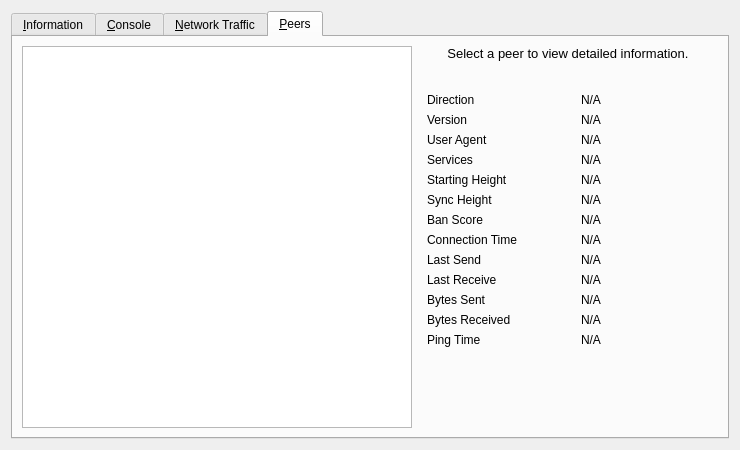
<?xml version="1.0" encoding="UTF-8"?>
<ui version="4.0">
 <class>RPCConsole</class>
 <widget class="QDialog" name="RPCConsole">
  <property name="geometry">
   <rect>
    <x>0</x>
    <y>0</y>
    <width>740</width>
    <height>450</height>
   </rect>
  </property>
  <property name="windowTitle">
   <string>Debug window</string>
  </property>
  <layout class="QVBoxLayout" name="verticalLayout_2">
   <item>
    <widget class="QTabWidget" name="tabWidget">
     <property name="currentIndex">
      <number>3</number>
     </property>
     <widget class="QWidget" name="tab_info">
      <attribute name="title">
       <string>&amp;Information</string>
      </attribute>
      <layout class="QGridLayout" name="gridLayout" columnstretch="0,1">
       <property name="horizontalSpacing">
        <number>12</number>
       </property>
       <item row="0" column="0">
        <widget class="QLabel" name="label_9">
         <property name="font">
          <font>
           <weight>75</weight>
           <bold>true</bold>
          </font>
         </property>
         <property name="text">
          <string>General</string>
         </property>
        </widget>
       </item>
       <item row="1" column="0">
        <widget class="QLabel" name="label_5">
         <property name="text">
          <string>Client name</string>
         </property>
        </widget>
       </item>
       <item row="1" column="1">
        <widget class="QLabel" name="clientName">
         <property name="cursor">
          <cursorShape>IBeamCursor</cursorShape>
         </property>
         <property name="text">
          <string>N/A</string>
         </property>
         <property name="textFormat">
          <enum>Qt::PlainText</enum>
         </property>
         <property name="textInteractionFlags">
          <set>Qt::LinksAccessibleByMouse|Qt::TextSelectableByKeyboard|Qt::TextSelectableByMouse</set>
         </property>
        </widget>
       </item>
       <item row="2" column="0">
        <widget class="QLabel" name="label_6">
         <property name="text">
          <string>Client version</string>
         </property>
        </widget>
       </item>
       <item row="2" column="1">
        <widget class="QLabel" name="clientVersion">
         <property name="cursor">
          <cursorShape>IBeamCursor</cursorShape>
         </property>
         <property name="text">
          <string>N/A</string>
         </property>
         <property name="textFormat">
          <enum>Qt::PlainText</enum>
         </property>
         <property name="textInteractionFlags">
          <set>Qt::LinksAccessibleByMouse|Qt::TextSelectableByKeyboard|Qt::TextSelectableByMouse</set>
         </property>
        </widget>
       </item>
       <item row="3" column="0">
        <widget class="QLabel" name="label_14">
         <property name="text">
          <string>Using OpenSSL version</string>
         </property>
         <property name="indent">
          <number>10</number>
         </property>
        </widget>
       </item>
       <item row="3" column="1">
        <widget class="QLabel" name="openSSLVersion">
         <property name="cursor">
          <cursorShape>IBeamCursor</cursorShape>
         </property>
         <property name="text">
          <string>N/A</string>
         </property>
         <property name="textFormat">
          <enum>Qt::PlainText</enum>
         </property>
         <property name="textInteractionFlags">
          <set>Qt::LinksAccessibleByMouse|Qt::TextSelectableByKeyboard|Qt::TextSelectableByMouse</set>
         </property>
        </widget>
       </item>
       <item row="4" column="0">
        <widget class="QLabel" name="label_berkeleyDBVersion">
         <property name="text">
          <string>Using BerkeleyDB version</string>
         </property>
         <property name="indent">
          <number>10</number>
         </property>
        </widget>
       </item>
       <item row="4" column="1">
        <widget class="QLabel" name="berkeleyDBVersion">
         <property name="cursor">
          <cursorShape>IBeamCursor</cursorShape>
         </property>
         <property name="text">
          <string>N/A</string>
         </property>
         <property name="textFormat">
          <enum>Qt::PlainText</enum>
         </property>
         <property name="textInteractionFlags">
          <set>Qt::LinksAccessibleByMouse|Qt::TextSelectableByKeyboard|Qt::TextSelectableByMouse</set>
         </property>
        </widget>
       </item>
       <item row="5" column="0">
        <widget class="QLabel" name="label_12">
         <property name="text">
          <string>Build date</string>
         </property>
        </widget>
       </item>
       <item row="5" column="1">
        <widget class="QLabel" name="buildDate">
         <property name="cursor">
          <cursorShape>IBeamCursor</cursorShape>
         </property>
         <property name="text">
          <string>N/A</string>
         </property>
         <property name="textFormat">
          <enum>Qt::PlainText</enum>
         </property>
         <property name="textInteractionFlags">
          <set>Qt::LinksAccessibleByMouse|Qt::TextSelectableByKeyboard|Qt::TextSelectableByMouse</set>
         </property>
        </widget>
       </item>
       <item row="6" column="0">
        <widget class="QLabel" name="label_13">
         <property name="text">
          <string>Startup time</string>
         </property>
        </widget>
       </item>
       <item row="6" column="1">
        <widget class="QLabel" name="startupTime">
         <property name="cursor">
          <cursorShape>IBeamCursor</cursorShape>
         </property>
         <property name="text">
          <string>N/A</string>
         </property>
         <property name="textFormat">
          <enum>Qt::PlainText</enum>
         </property>
         <property name="textInteractionFlags">
          <set>Qt::LinksAccessibleByMouse|Qt::TextSelectableByKeyboard|Qt::TextSelectableByMouse</set>
         </property>
        </widget>
       </item>
       <item row="7" column="0">
        <widget class="QLabel" name="label_11">
         <property name="font">
          <font>
           <weight>75</weight>
           <bold>true</bold>
          </font>
         </property>
         <property name="text">
          <string>Network</string>
         </property>
        </widget>
       </item>
       <item row="8" column="0">
        <widget class="QLabel" name="label_8">
         <property name="text">
          <string>Name</string>
         </property>
        </widget>
       </item>
       <item row="8" column="1">
        <widget class="QLabel" name="networkName">
         <property name="cursor">
          <cursorShape>IBeamCursor</cursorShape>
         </property>
         <property name="text">
          <string>N/A</string>
         </property>
         <property name="textFormat">
          <enum>Qt::PlainText</enum>
         </property>
         <property name="textInteractionFlags">
          <set>Qt::LinksAccessibleByMouse|Qt::TextSelectableByKeyboard|Qt::TextSelectableByMouse</set>
         </property>
        </widget>
       </item>
       <item row="9" column="0">
        <widget class="QLabel" name="label_7">
         <property name="text">
          <string>Number of connections</string>
         </property>
        </widget>
       </item>
       <item row="9" column="1">
        <widget class="QLabel" name="numberOfConnections">
         <property name="cursor">
          <cursorShape>IBeamCursor</cursorShape>
         </property>
         <property name="text">
          <string>N/A</string>
         </property>
         <property name="textFormat">
          <enum>Qt::PlainText</enum>
         </property>
         <property name="textInteractionFlags">
          <set>Qt::LinksAccessibleByMouse|Qt::TextSelectableByKeyboard|Qt::TextSelectableByMouse</set>
         </property>
        </widget>
       </item>
       <item row="10" column="0">
        <widget class="QLabel" name="label_10">
         <property name="font">
          <font>
           <weight>75</weight>
           <bold>true</bold>
          </font>
         </property>
         <property name="text">
          <string>DiamondChain</string>
         </property>
        </widget>
       </item>
       <item row="11" column="0">
        <widget class="QLabel" name="label_3">
         <property name="text">
          <string>Current number of blocks</string>
         </property>
        </widget>
       </item>
       <item row="11" column="1">
        <widget class="QLabel" name="numberOfBlocks">
         <property name="cursor">
          <cursorShape>IBeamCursor</cursorShape>
         </property>
         <property name="text">
          <string>N/A</string>
         </property>
         <property name="textFormat">
          <enum>Qt::PlainText</enum>
         </property>
         <property name="textInteractionFlags">
          <set>Qt::LinksAccessibleByMouse|Qt::TextSelectableByKeyboard|Qt::TextSelectableByMouse</set>
         </property>
        </widget>
       </item>
       <item row="12" column="0">
        <widget class="QLabel" name="label_2">
         <property name="text">
          <string>Last block time</string>
         </property>
        </widget>
       </item>
       <item row="12" column="1">
        <widget class="QLabel" name="lastBlockTime">
         <property name="cursor">
          <cursorShape>IBeamCursor</cursorShape>
         </property>
         <property name="text">
          <string>N/A</string>
         </property>
         <property name="textFormat">
          <enum>Qt::PlainText</enum>
         </property>
         <property name="textInteractionFlags">
          <set>Qt::LinksAccessibleByMouse|Qt::TextSelectableByKeyboard|Qt::TextSelectableByMouse</set>
         </property>
        </widget>
       </item>
       <item row="13" column="0">
        <spacer name="verticalSpacer_2">
         <property name="orientation">
          <enum>Qt::Vertical</enum>
         </property>
         <property name="sizeHint" stdset="0">
          <size>
           <width>20</width>
           <height>20</height>
          </size>
         </property>
        </spacer>
       </item>
       <item row="14" column="0">
        <widget class="QLabel" name="labelDebugLogfile">
         <property name="font">
          <font>
           <weight>75</weight>
           <bold>true</bold>
          </font>
         </property>
         <property name="text">
          <string>Debug log file</string>
         </property>
        </widget>
       </item>
       <item row="15" column="0">
        <widget class="QPushButton" name="openDebugLogfileButton">
         <property name="toolTip">
          <string>Open the FakeCoin debug log file from the current data directory. This can take a few seconds for large log files.</string>
         </property>
         <property name="text">
          <string>&amp;Open</string>
         </property>
         <property name="autoDefault">
          <bool>false</bool>
         </property>
        </widget>
       </item>
       <item row="16" column="0">
        <spacer name="verticalSpacer">
         <property name="orientation">
          <enum>Qt::Vertical</enum>
         </property>
         <property name="sizeHint" stdset="0">
          <size>
           <width>20</width>
           <height>40</height>
          </size>
         </property>
        </spacer>
       </item>
      </layout>
     </widget>
     <widget class="QWidget" name="tab_console">
      <attribute name="title">
       <string>&amp;Console</string>
      </attribute>
      <layout class="QVBoxLayout" name="verticalLayout_3">
       <property name="spacing">
        <number>3</number>
       </property>
       <item>
        <widget class="QTextEdit" name="messagesWidget">
         <property name="minimumSize">
          <size>
           <width>0</width>
           <height>100</height>
          </size>
         </property>
         <property name="readOnly">
          <bool>true</bool>
         </property>
         <property name="tabKeyNavigation" stdset="0">
          <bool>false</bool>
         </property>
         <property name="columnCount" stdset="0">
          <number>2</number>
         </property>
        </widget>
       </item>
       <item>
        <layout class="QHBoxLayout" name="horizontalLayout">
         <property name="spacing">
          <number>3</number>
         </property>
         <item>
          <widget class="QLabel" name="label">
           <property name="text">
            <string notr="true">&gt;</string>
           </property>
          </widget>
         </item>
         <item>
          <widget class="QLineEdit" name="lineEdit"/>
         </item>
         <item>
          <widget class="QPushButton" name="clearButton">
           <property name="maximumSize">
            <size>
             <width>24</width>
             <height>24</height>
            </size>
           </property>
           <property name="toolTip">
            <string>Clear console</string>
           </property>
           <property name="text">
            <string/>
           </property>
           <property name="icon">
            <iconset resource="../bitcoin.qrc">
             <normaloff>:/icons/remove</normaloff>:/icons/remove</iconset>
           </property>
           <property name="shortcut">
            <string notr="true">Ctrl+L</string>
           </property>
           <property name="autoDefault">
            <bool>false</bool>
           </property>
          </widget>
         </item>
        </layout>
       </item>
      </layout>
     </widget>
     <widget class="QWidget" name="tab_nettraffic">
      <attribute name="title">
       <string>&amp;Network Traffic</string>
      </attribute>
      <layout class="QHBoxLayout" name="horizontalLayout_3">
       <item>
        <layout class="QVBoxLayout" name="verticalLayout_4">
         <item>
          <widget class="TrafficGraphWidget" name="trafficGraph" native="true">
           <property name="sizePolicy">
            <sizepolicy hsizetype="Expanding" vsizetype="Expanding">
             <horstretch>0</horstretch>
             <verstretch>0</verstretch>
            </sizepolicy>
           </property>
          </widget>
         </item>
         <item>
          <layout class="QHBoxLayout" name="horizontalLayout_2">
           <item>
            <widget class="QSlider" name="sldGraphRange">
             <property name="minimum">
              <number>1</number>
             </property>
             <property name="maximum">
              <number>288</number>
             </property>
             <property name="pageStep">
              <number>12</number>
             </property>
             <property name="value">
              <number>6</number>
             </property>
             <property name="orientation">
              <enum>Qt::Horizontal</enum>
             </property>
            </widget>
           </item>
           <item>
            <widget class="QLabel" name="lblGraphRange">
             <property name="minimumSize">
              <size>
               <width>100</width>
               <height>0</height>
              </size>
             </property>
             <property name="alignment">
              <set>Qt::AlignCenter</set>
             </property>
            </widget>
           </item>
           <item>
            <widget class="QPushButton" name="btnClearTrafficGraph">
             <property name="text">
              <string>&amp;Clear</string>
             </property>
             <property name="autoDefault">
              <bool>false</bool>
             </property>
            </widget>
           </item>
          </layout>
         </item>
        </layout>
       </item>
       <item>
        <layout class="QVBoxLayout" name="verticalLayout">
         <item>
          <widget class="QGroupBox" name="groupBox">
           <property name="title">
            <string>Totals</string>
           </property>
           <layout class="QVBoxLayout" name="verticalLayout_5">
            <item>
             <layout class="QHBoxLayout" name="horizontalLayout_4">
              <item>
               <widget class="Line" name="line">
                <property name="sizePolicy">
                 <sizepolicy hsizetype="Fixed" vsizetype="Fixed">
                  <horstretch>0</horstretch>
                  <verstretch>0</verstretch>
                 </sizepolicy>
                </property>
                <property name="minimumSize">
                 <size>
                  <width>10</width>
                  <height>0</height>
                 </size>
                </property>
                <property name="palette">
                 <palette>
                  <active>
                   <colorrole role="Light">
                    <brush brushstyle="SolidPattern">
                     <color alpha="255">
                      <red>0</red>
                      <green>255</green>
                      <blue>0</blue>
                     </color>
                    </brush>
                   </colorrole>
                  </active>
                  <inactive>
                   <colorrole role="Light">
                    <brush brushstyle="SolidPattern">
                     <color alpha="255">
                      <red>0</red>
                      <green>255</green>
                      <blue>0</blue>
                     </color>
                    </brush>
                   </colorrole>
                  </inactive>
                  <disabled>
                   <colorrole role="Light">
                    <brush brushstyle="SolidPattern">
                     <color alpha="255">
                      <red>0</red>
                      <green>255</green>
                      <blue>0</blue>
                     </color>
                    </brush>
                   </colorrole>
                  </disabled>
                 </palette>
                </property>
                <property name="orientation">
                 <enum>Qt::Horizontal</enum>
                </property>
               </widget>
              </item>
              <item>
               <widget class="QLabel" name="label_16">
                <property name="text">
                 <string>Received</string>
                </property>
               </widget>
              </item>
              <item>
               <widget class="QLabel" name="lblBytesIn">
                <property name="minimumSize">
                 <size>
                  <width>50</width>
                  <height>0</height>
                 </size>
                </property>
                <property name="alignment">
                 <set>Qt::AlignRight|Qt::AlignTrailing|Qt::AlignVCenter</set>
                </property>
               </widget>
              </item>
             </layout>
            </item>
            <item>
             <layout class="QHBoxLayout" name="horizontalLayout_5">
              <item>
               <widget class="Line" name="line_2">
                <property name="sizePolicy">
                 <sizepolicy hsizetype="Fixed" vsizetype="Fixed">
                  <horstretch>0</horstretch>
                  <verstretch>0</verstretch>
                 </sizepolicy>
                </property>
                <property name="minimumSize">
                 <size>
                  <width>10</width>
                  <height>0</height>
                 </size>
                </property>
                <property name="palette">
                 <palette>
                  <active>
                   <colorrole role="Light">
                    <brush brushstyle="SolidPattern">
                     <color alpha="255">
                      <red>255</red>
                      <green>0</green>
                      <blue>0</blue>
                     </color>
                    </brush>
                   </colorrole>
                  </active>
                  <inactive>
                   <colorrole role="Light">
                    <brush brushstyle="SolidPattern">
                     <color alpha="255">
                      <red>255</red>
                      <green>0</green>
                      <blue>0</blue>
                     </color>
                    </brush>
                   </colorrole>
                  </inactive>
                  <disabled>
                   <colorrole role="Light">
                    <brush brushstyle="SolidPattern">
                     <color alpha="255">
                      <red>255</red>
                      <green>0</green>
                      <blue>0</blue>
                     </color>
                    </brush>
                   </colorrole>
                  </disabled>
                 </palette>
                </property>
                <property name="orientation">
                 <enum>Qt::Horizontal</enum>
                </property>
               </widget>
              </item>
              <item>
               <widget class="QLabel" name="label_17">
                <property name="text">
                 <string>Sent</string>
                </property>
               </widget>
              </item>
              <item>
               <widget class="QLabel" name="lblBytesOut">
                <property name="minimumSize">
                 <size>
                  <width>50</width>
                  <height>0</height>
                 </size>
                </property>
                <property name="alignment">
                 <set>Qt::AlignRight|Qt::AlignTrailing|Qt::AlignVCenter</set>
                </property>
               </widget>
              </item>
             </layout>
            </item>
            <item>
             <spacer name="verticalSpacer_4">
              <property name="orientation">
               <enum>Qt::Vertical</enum>
              </property>
              <property name="sizeHint" stdset="0">
               <size>
                <width>20</width>
                <height>407</height>
               </size>
              </property>
             </spacer>
            </item>
           </layout>
          </widget>
         </item>
        </layout>
       </item>
      </layout>
     </widget>
     <widget class="QWidget" name="tab_peers">
      <attribute name="title">
       <string>&amp;Peers</string>
      </attribute>
      <layout class="QGridLayout" name="gridLayout_2">
       <item row="0" column="0" rowspan="2">
        <widget class="QTableView" name="peerWidget">
         <property name="horizontalScrollBarPolicy">
          <enum>Qt::ScrollBarAsNeeded</enum>
         </property>
         <property name="sortingEnabled">
          <bool>true</bool>
         </property>
         <attribute name="horizontalHeaderHighlightSections">
          <bool>false</bool>
         </attribute>
        </widget>
       </item>
       <item row="0" column="1">
        <widget class="QLabel" name="peerHeading">
         <property name="sizePolicy">
          <sizepolicy hsizetype="Preferred" vsizetype="Minimum">
           <horstretch>0</horstretch>
           <verstretch>0</verstretch>
          </sizepolicy>
         </property>
         <property name="minimumSize">
          <size>
           <width>300</width>
           <height>32</height>
          </size>
         </property>
         <property name="font">
          <font>
           <pointsize>10</pointsize>
          </font>
         </property>
         <property name="cursor">
          <cursorShape>IBeamCursor</cursorShape>
         </property>
         <property name="text">
          <string>Select a peer to view detailed information.</string>
         </property>
         <property name="alignment">
          <set>Qt::AlignHCenter|Qt::AlignTop</set>
         </property>
         <property name="wordWrap">
          <bool>true</bool>
         </property>
         <property name="textInteractionFlags">
          <set>Qt::LinksAccessibleByMouse|Qt::TextSelectableByKeyboard|Qt::TextSelectableByMouse</set>
         </property>
        </widget>
       </item>
       <item row="1" column="1">
        <widget class="QWidget" name="detailWidget" native="true">
         <property name="minimumSize">
          <size>
           <width>300</width>
           <height>0</height>
          </size>
         </property>
         <layout class="QGridLayout" name="gridLayout_3">
          <item row="0" column="0">
           <widget class="QLabel" name="label_23">
            <property name="text">
             <string>Direction</string>
            </property>
           </widget>
          </item>
          <item row="0" column="2">
           <widget class="QLabel" name="peerDirection">
            <property name="cursor">
             <cursorShape>IBeamCursor</cursorShape>
            </property>
            <property name="text">
             <string>N/A</string>
            </property>
            <property name="textFormat">
             <enum>Qt::PlainText</enum>
            </property>
            <property name="textInteractionFlags">
             <set>Qt::LinksAccessibleByMouse|Qt::TextSelectableByKeyboard|Qt::TextSelectableByMouse</set>
            </property>
           </widget>
          </item>
          <item row="1" column="0">
           <widget class="QLabel" name="label_21">
            <property name="text">
             <string>Version</string>
            </property>
           </widget>
          </item>
          <item row="1" column="2">
           <widget class="QLabel" name="peerVersion">
            <property name="cursor">
             <cursorShape>IBeamCursor</cursorShape>
            </property>
            <property name="text">
             <string>N/A</string>
            </property>
            <property name="textFormat">
             <enum>Qt::PlainText</enum>
            </property>
            <property name="textInteractionFlags">
             <set>Qt::LinksAccessibleByMouse|Qt::TextSelectableByKeyboard|Qt::TextSelectableByMouse</set>
            </property>
           </widget>
          </item>
          <item row="2" column="0">
           <widget class="QLabel" name="label_28">
            <property name="text">
             <string>User Agent</string>
            </property>
           </widget>
          </item>
          <item row="2" column="2">
           <widget class="QLabel" name="peerSubversion">
            <property name="cursor">
             <cursorShape>IBeamCursor</cursorShape>
            </property>
            <property name="text">
             <string>N/A</string>
            </property>
            <property name="textFormat">
             <enum>Qt::PlainText</enum>
            </property>
            <property name="textInteractionFlags">
             <set>Qt::LinksAccessibleByMouse|Qt::TextSelectableByKeyboard|Qt::TextSelectableByMouse</set>
            </property>
           </widget>
          </item>
          <item row="3" column="0">
           <widget class="QLabel" name="label_4">
            <property name="text">
             <string>Services</string>
            </property>
           </widget>
          </item>
          <item row="3" column="2">
           <widget class="QLabel" name="peerServices">
            <property name="cursor">
             <cursorShape>IBeamCursor</cursorShape>
            </property>
            <property name="text">
             <string>N/A</string>
            </property>
            <property name="textFormat">
             <enum>Qt::PlainText</enum>
            </property>
            <property name="textInteractionFlags">
             <set>Qt::LinksAccessibleByMouse|Qt::TextSelectableByKeyboard|Qt::TextSelectableByMouse</set>
            </property>
           </widget>
          </item>
          <item row="5" column="0">
           <widget class="QLabel" name="label_29">
            <property name="text">
             <string>Starting Height</string>
            </property>
           </widget>
          </item>
          <item row="5" column="2">
           <widget class="QLabel" name="peerHeight">
            <property name="cursor">
             <cursorShape>IBeamCursor</cursorShape>
            </property>
            <property name="text">
             <string>N/A</string>
            </property>
            <property name="textFormat">
             <enum>Qt::PlainText</enum>
            </property>
            <property name="textInteractionFlags">
             <set>Qt::LinksAccessibleByMouse|Qt::TextSelectableByKeyboard|Qt::TextSelectableByMouse</set>
            </property>
           </widget>
          </item>
          <item row="6" column="0">
           <widget class="QLabel" name="label_27">
            <property name="text">
             <string>Sync Height</string>
            </property>
           </widget>
          </item>
          <item row="6" column="2">
           <widget class="QLabel" name="peerSyncHeight">
            <property name="cursor">
             <cursorShape>IBeamCursor</cursorShape>
            </property>
            <property name="text">
             <string>N/A</string>
            </property>
            <property name="textFormat">
             <enum>Qt::PlainText</enum>
            </property>
            <property name="textInteractionFlags">
             <set>Qt::LinksAccessibleByMouse|Qt::TextSelectableByKeyboard|Qt::TextSelectableByMouse</set>
            </property>
           </widget>
          </item>
          <item row="7" column="0">
           <widget class="QLabel" name="label_24">
            <property name="text">
             <string>Ban Score</string>
            </property>
           </widget>
          </item>
          <item row="7" column="2">
           <widget class="QLabel" name="peerBanScore">
            <property name="cursor">
             <cursorShape>IBeamCursor</cursorShape>
            </property>
            <property name="text">
             <string>N/A</string>
            </property>
            <property name="textFormat">
             <enum>Qt::PlainText</enum>
            </property>
            <property name="textInteractionFlags">
             <set>Qt::LinksAccessibleByMouse|Qt::TextSelectableByKeyboard|Qt::TextSelectableByMouse</set>
            </property>
           </widget>
          </item>
          <item row="8" column="0">
           <widget class="QLabel" name="label_22">
            <property name="text">
             <string>Connection Time</string>
            </property>
           </widget>
          </item>
          <item row="8" column="2">
           <widget class="QLabel" name="peerConnTime">
            <property name="cursor">
             <cursorShape>IBeamCursor</cursorShape>
            </property>
            <property name="text">
             <string>N/A</string>
            </property>
            <property name="textFormat">
             <enum>Qt::PlainText</enum>
            </property>
            <property name="textInteractionFlags">
             <set>Qt::LinksAccessibleByMouse|Qt::TextSelectableByKeyboard|Qt::TextSelectableByMouse</set>
            </property>
           </widget>
          </item>
          <item row="9" column="0">
           <widget class="QLabel" name="label_15">
            <property name="text">
             <string>Last Send</string>
            </property>
           </widget>
          </item>
          <item row="9" column="2">
           <widget class="QLabel" name="peerLastSend">
            <property name="cursor">
             <cursorShape>IBeamCursor</cursorShape>
            </property>
            <property name="text">
             <string>N/A</string>
            </property>
            <property name="textFormat">
             <enum>Qt::PlainText</enum>
            </property>
            <property name="textInteractionFlags">
             <set>Qt::LinksAccessibleByMouse|Qt::TextSelectableByKeyboard|Qt::TextSelectableByMouse</set>
            </property>
           </widget>
          </item>
          <item row="10" column="0">
           <widget class="QLabel" name="label_19">
            <property name="text">
             <string>Last Receive</string>
            </property>
           </widget>
          </item>
          <item row="10" column="2">
           <widget class="QLabel" name="peerLastRecv">
            <property name="cursor">
             <cursorShape>IBeamCursor</cursorShape>
            </property>
            <property name="text">
             <string>N/A</string>
            </property>
            <property name="textFormat">
             <enum>Qt::PlainText</enum>
            </property>
            <property name="textInteractionFlags">
             <set>Qt::LinksAccessibleByMouse|Qt::TextSelectableByKeyboard|Qt::TextSelectableByMouse</set>
            </property>
           </widget>
          </item>
          <item row="11" column="0">
           <widget class="QLabel" name="label_18">
            <property name="text">
             <string>Bytes Sent</string>
            </property>
           </widget>
          </item>
          <item row="11" column="2">
           <widget class="QLabel" name="peerBytesSent">
            <property name="cursor">
             <cursorShape>IBeamCursor</cursorShape>
            </property>
            <property name="text">
             <string>N/A</string>
            </property>
            <property name="textFormat">
             <enum>Qt::PlainText</enum>
            </property>
            <property name="textInteractionFlags">
             <set>Qt::LinksAccessibleByMouse|Qt::TextSelectableByKeyboard|Qt::TextSelectableByMouse</set>
            </property>
           </widget>
          </item>
          <item row="12" column="0">
           <widget class="QLabel" name="label_20">
            <property name="text">
             <string>Bytes Received</string>
            </property>
           </widget>
          </item>
          <item row="12" column="2">
           <widget class="QLabel" name="peerBytesRecv">
            <property name="cursor">
             <cursorShape>IBeamCursor</cursorShape>
            </property>
            <property name="text">
             <string>N/A</string>
            </property>
            <property name="textFormat">
             <enum>Qt::PlainText</enum>
            </property>
            <property name="textInteractionFlags">
             <set>Qt::LinksAccessibleByMouse|Qt::TextSelectableByKeyboard|Qt::TextSelectableByMouse</set>
            </property>
           </widget>
          </item>
          <item row="13" column="0">
           <widget class="QLabel" name="label_26">
            <property name="text">
             <string>Ping Time</string>
            </property>
           </widget>
          </item>
          <item row="13" column="2">
           <widget class="QLabel" name="peerPingTime">
            <property name="cursor">
             <cursorShape>IBeamCursor</cursorShape>
            </property>
            <property name="text">
             <string>N/A</string>
            </property>
            <property name="textFormat">
             <enum>Qt::PlainText</enum>
            </property>
            <property name="textInteractionFlags">
             <set>Qt::LinksAccessibleByMouse|Qt::TextSelectableByKeyboard|Qt::TextSelectableByMouse</set>
            </property>
           </widget>
          </item>
          <item row="14" column="1">
           <spacer name="verticalSpacer_3">
            <property name="orientation">
             <enum>Qt::Vertical</enum>
            </property>
            <property name="sizeHint" stdset="0">
             <size>
              <width>20</width>
              <height>40</height>
             </size>
            </property>
           </spacer>
          </item>
         </layout>
        </widget>
       </item>
      </layout>
     </widget>
    </widget>
   </item>
  </layout>
 </widget>
 <customwidgets>
  <customwidget>
   <class>TrafficGraphWidget</class>
   <extends>QWidget</extends>
   <header>trafficgraphwidget.h</header>
   <container>1</container>
   <slots>
    <slot>clear()</slot>
   </slots>
  </customwidget>
 </customwidgets>
 <resources>
  <include location="../bitcoin.qrc"/>
 </resources>
 <connections/>
</ui>
